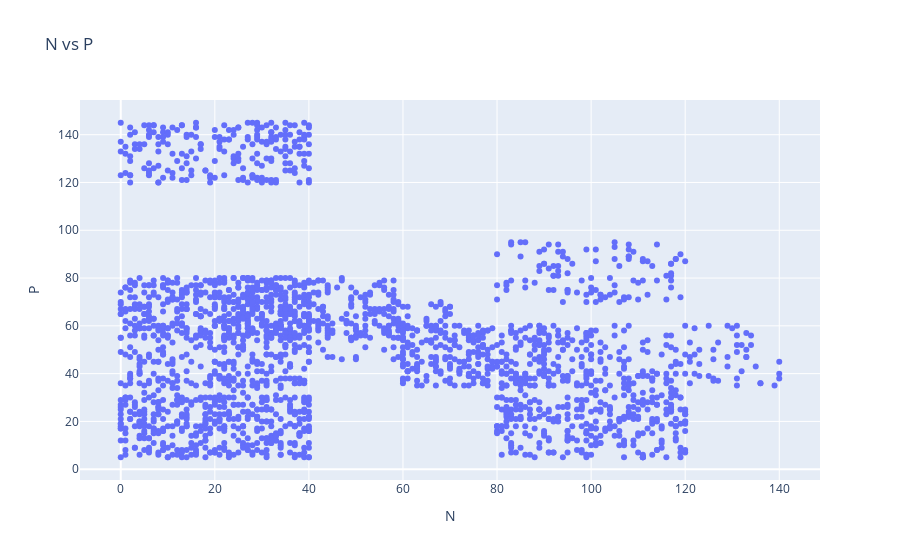

Notebook cell for this chart:
### Code cell
feature1_name = 'N'  # Replace 'N' with the first feature name
feature2_name = 'P'  # Replace 'P' with the second feature name

# Create the scatter plot
fig = go.Figure()
fig.add_trace(go.Scatter(x=X[feature1_name], y=X[feature2_name], mode='markers', name=f'{feature1_name} vs {feature2_name}'))
fig.update_layout(title=f'{feature1_name} vs {feature2_name}', xaxis_title=feature1_name, yaxis_title=feature2_name)
fig.show()

### Figure 1 — Plotly figure (JSON) as saved in the notebook; plotly's stock layout.template omitted (floating-point values rounded to 4 significant figures; data arrays with more than 128 entries replaced by an {"elided": "..."} marker saying what was removed)
{"data": [{"mode": "markers", "name": "N vs P", "type": "scatter", "x": {"elided": "2200 int values"}, "y": {"elided": "2200 int values"}}], "layout": {"title": {"text": "N vs P"}, "xaxis": {"title": {"text": "N"}}, "yaxis": {"title": {"text": "P"}}}}
